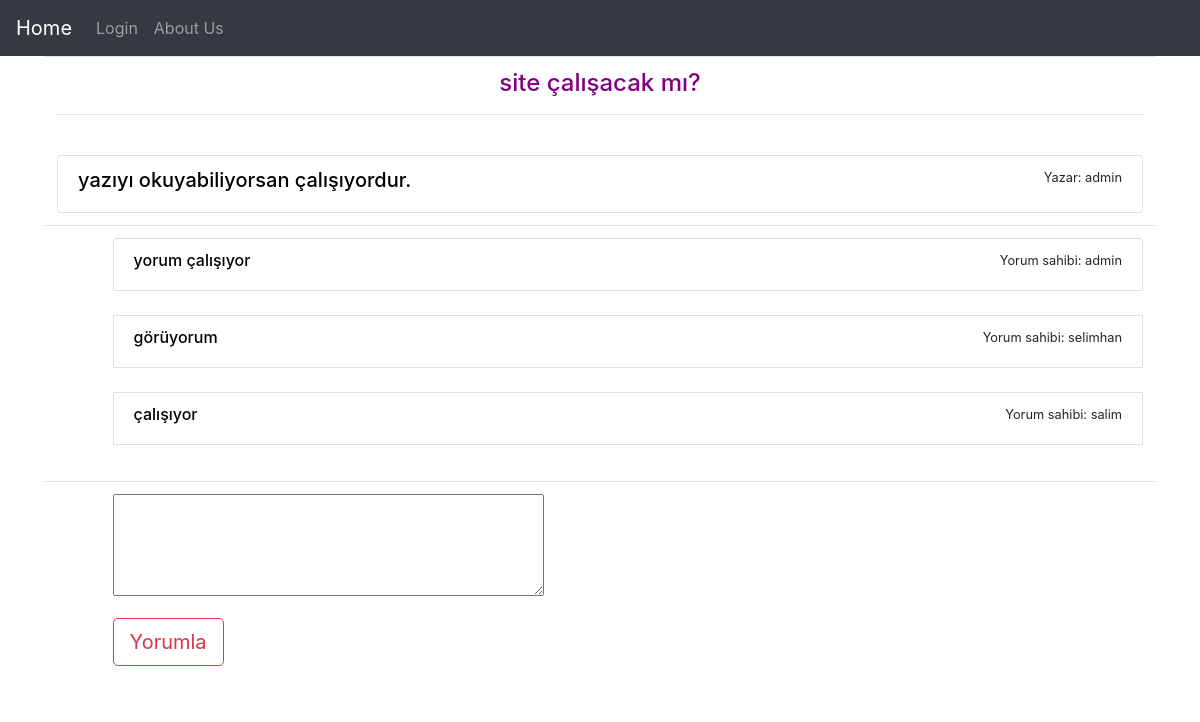
The app's page /profile/1 with its own data.
### app/models.py (models this page shows, shortened)
class Post(models.Model):
    content = models.TextField()
    title = models.CharField(max_length=23, blank=True)
    author = models.ForeignKey(User, on_delete=models.CASCADE)
    class Meta:
        db_table = "t_article"

class Comment(models.Model):
    text = models.TextField()
    author = models.ForeignKey(User, on_delete=models.CASCADE)
    post = models.ForeignKey(Post, on_delete=models.CASCADE)
    class Meta:
        db_table = "t_comment"

### app/views.py (the view, shortened to what this page needs)
# urls.py: path('profile/<int:id>', article_detail),
def article_detail(request, id):
    post = Post.objects.get(id=id)
    context = {
        "makale": post
    }
    return render(request, "article.html", context)

### templates/article.html (shortened to what this page needs)
{% extends 'index.html' %}
{% block appbody%}
<table align="center" class="table" border="0" width=100%>
    <tr>
        <td colspan="2">
            <h4 class="purpletext text-center">{{makale.title}}</h4>
    <hr><br>
    <div class="list-group">
        <div class="list-group-item d-flex justify-content-between">
            <h5 class="blacktext text-left">{{makale.content}}</h5>
            <small>Yazar: {{makale.author}}</small>
        </div>
    </div>
        </td>
    </tr>
    <tr>
        <td></td>
        <td>
            <span>
                <div class="list-group">
                    {% for comment in makale.comment_set.all %}
                    <div class="list-group-item d-flex justify-content-between">
                        <h6 class="blacktext text-left">{{comment.text}}</h6>
                        <small>Yorum sahibi: {{comment.author}}</small>
                    </div>
                    <br>
                    {%endfor%}
                </div>
            </span>
        </td>
    </tr>
    <tr>
        <td></td>
        <td>
            <form action="" method="post">
                <textarea name="yorum" id="" cols="40" rows="4"></textarea>
                <br>
                <button class="btn btn-lg btn-outline-danger my-3" type="submit">Yorumla</button>
            </form>
        </td>
    </tr>
    </table>
{% endblock appbody%}

### static/css/.colourcss.css (style rules this page uses)
.purpletext { color: purple; }
.blacktext { color: black; }

### records on screen
Post: title "site çalışacak mı?", content "yazıyı okuyabiliyorsan çalışıyordur.", author "admin"
Comment: text "yorum çalışıyor", author "admin"
Comment: text "görüyorum", author "selimhan"
Comment: text "çalışıyor", author "salim"
